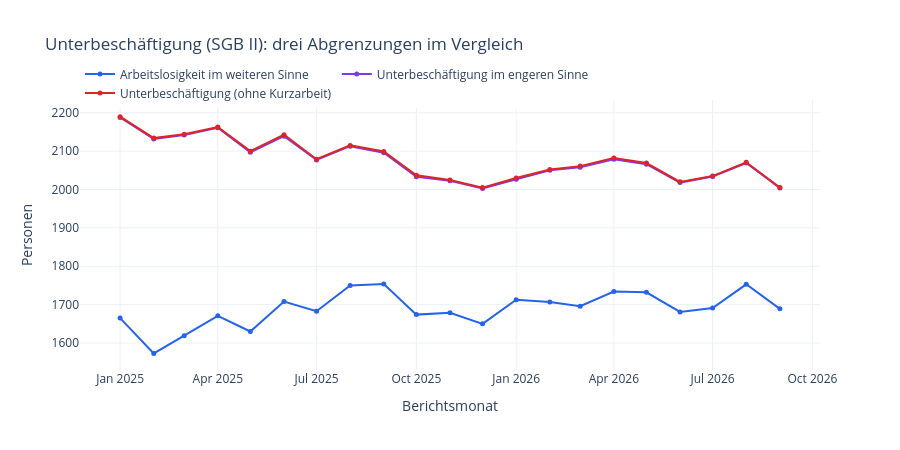

Source (notebook cell):
### Markdown cell above
## 3. Zeitreihe der drei Komponenten (SGB II)

Wie entwickeln sich die drei zugrundeliegenden Personenzahlen im Zeitverlauf, jeweils für den
Rechtskreis SGB II?

### Code cell
fig = go.Figure()
farben = {"Arbeitslosigkeit im weiteren Sinne": "#2563eb", "Unterbeschäftigung im engeren Sinne": "#7c3aed", "Unterbeschäftigung (ohne Kurzarbeit)": "#dc2626"}
for merkmal, farbe in farben.items():
    fig.add_trace(go.Scatter(
        x=wide_ts.index, y=wide_ts[("sgb2", merkmal)], name=merkmal,
        mode="lines+markers", line=dict(color=farbe, width=2), marker=dict(size=5),
    ))
fig.update_layout(
    title="Unterbeschäftigung (SGB II): drei Abgrenzungen im Vergleich",
    xaxis_title="Berichtsmonat", yaxis_title="Personen", template="plotly_white",
    height=450, hovermode="x unified", legend=dict(orientation="h", y=1.15),
)
fig.write_image(ABBILDUNGEN_DIR / "abb36_unterbeschaeftigung_komponenten.png", scale=2)
fig

### Figure 1 — Plotly figure (JSON) as saved in the notebook; plotly's stock layout.template omitted (floating-point values rounded to 4 significant figures)
{"data": [{"line": {"color": "#2563eb", "width": 2}, "marker": {"size": 5}, "mode": "lines+markers", "name": "Arbeitslosigkeit im weiteren Sinne", "type": "scatter", "x": ["2025-01-01T00:00:00", "2025-02-01T00:00:00", "2025-03-01T00:00:00", "2025-04-01T00:00:00", "2025-05-01T00:00:00", "2025-06-01T00:00:00", "2025-07-01T00:00:00", "2025-08-01T00:00:00", "2025-09-01T00:00:00", "2025-10-01T00:00:00", "2025-11-01T00:00:00", "2025-12-01T00:00:00", "2026-01-01T00:00:00", "2026-02-01T00:00:00", "2026-03-01T00:00:00", "2026-04-01T00:00:00", "2026-05-01T00:00:00", "2026-06-01T00:00:00", "2026-07-01T00:00:00", "2026-08-01T00:00:00", "2026-09-01T00:00:00"], "y": [1665, 1573, 1619, 1671, 1630, 1708, 1683, 1750, 1754, 1674, 1679, 1650, 1713, 1707, 1696, 1734, 1732, 1681, 1691, 1753, 1689]}, {"line": {"color": "#7c3aed", "width": 2}, "marker": {"size": 5}, "mode": "lines+markers", "name": "Unterbeschäftigung im engeren Sinne", "type": "scatter", "x": ["2025-01-01T00:00:00", "2025-02-01T00:00:00", "2025-03-01T00:00:00", "2025-04-01T00:00:00", "2025-05-01T00:00:00", "2025-06-01T00:00:00", "2025-07-01T00:00:00", "2025-08-01T00:00:00", "2025-09-01T00:00:00", "2025-10-01T00:00:00", "2025-11-01T00:00:00", "2025-12-01T00:00:00", "2026-01-01T00:00:00", "2026-02-01T00:00:00", "2026-03-01T00:00:00", "2026-04-01T00:00:00", "2026-05-01T00:00:00", "2026-06-01T00:00:00", "2026-07-01T00:00:00", "2026-08-01T00:00:00", "2026-09-01T00:00:00"], "y": [2188, 2132, 2142, 2161, 2097, 2139, 2077, 2113, 2096, 2033, 2023, 2003, 2027, 2050, 2058, 2079, 2066, 2018, 2034, 2069, 2004]}, {"line": {"color": "#dc2626", "width": 2}, "marker": {"size": 5}, "mode": "lines+markers", "name": "Unterbeschäftigung (ohne Kurzarbeit)", "type": "scatter", "x": ["2025-01-01T00:00:00", "2025-02-01T00:00:00", "2025-03-01T00:00:00", "2025-04-01T00:00:00", "2025-05-01T00:00:00", "2025-06-01T00:00:00", "2025-07-01T00:00:00", "2025-08-01T00:00:00", "2025-09-01T00:00:00", "2025-10-01T00:00:00", "2025-11-01T00:00:00", "2025-12-01T00:00:00", "2026-01-01T00:00:00", "2026-02-01T00:00:00", "2026-03-01T00:00:00", "2026-04-01T00:00:00", "2026-05-01T00:00:00", "2026-06-01T00:00:00", "2026-07-01T00:00:00", "2026-08-01T00:00:00", "2026-09-01T00:00:00"], "y": [2190, 2134, 2144, 2163, 2100, 2143, 2079, 2115, 2099, 2037, 2025, 2005, 2030, 2052, 2061, 2082, 2069, 2020, 2035, 2071, 2005]}], "layout": {"height": 450, "hovermode": "x unified", "legend": {"orientation": "h", "y": 1.15}, "title": {"text": "Unterbeschäftigung (SGB II): drei Abgrenzungen im Vergleich"}, "xaxis": {"title": {"text": "Berichtsmonat"}}, "yaxis": {"title": {"text": "Personen"}}}}
